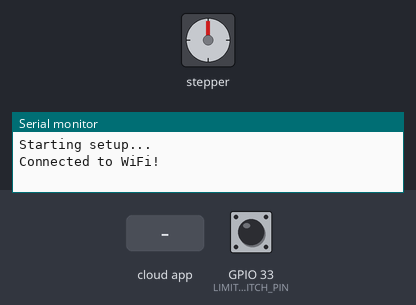
Simulated run of this sketch. Board: ESP32. Shown: stepper motor, the last lines printed to the serial monitor. Inputs (shaded band) come from the test bench; at power-on: GPIO 33 (LIMIT_SWITCH_PIN) HIGH. WiFi joins after 1.5 s; servers stay silent unless stated; the Firebase database answers and starts empty; stepper angles assume 800 steps per turn.

Above: at 2.7 s.
2.8 s: GPIO 33 (LIMIT_SWITCH_PIN) pulled LOW for 0.15 s
4.4 s: the phone or cloud app sets state to running
At 4.55 s:
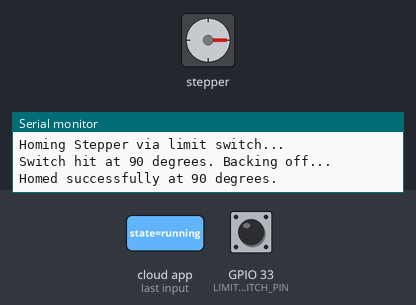
9.4 s: the phone or cloud app sets state to manual
At 10.7 s:
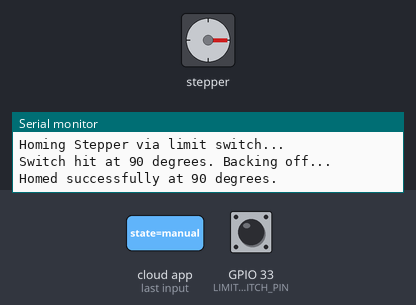
11.2 s: the phone or cloud app sets manual_angle to stopped
At 12.8 s:
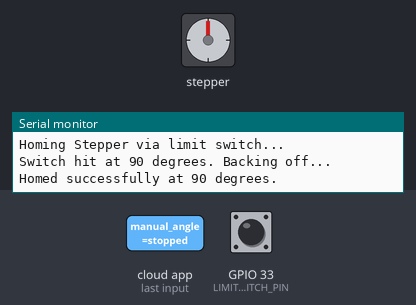
Timing chart, 0 to 14.0 s (numbered marks = the images above; inputs shaded):
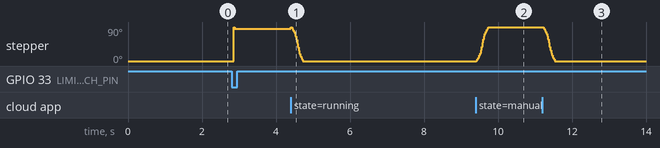

The sketch:

wire-bender.ino
```cpp
#include <WiFi.h>
#include <WiFiManager.h>
#include <Firebase_ESP_Client.h>
#include <AccelStepper.h>
#include <HTTPUpdate.h>
#include <WiFiClientSecure.h>

// Provide the token generation process info.
#include "addons/TokenHelper.h"
// Provide the RTDB payload printing info and other helper functions.
#include "addons/RTDBHelper.h"

// Load secrets (this file is ignored by Git)
#include "secrets.h"

// --- Hardware Pins ---
// Adjust these to match your actual ESP32 wiring
#define STEP_PIN 26
#define DIR_PIN 25
#define LIMIT_SWITCH_PIN 33
const bool USE_LIMIT_SWITCH = true;  // Set to true to use automatic homing
const int HOMING_BACKOFF_STEPS = 10; // Steps to reverse after hitting limit switch (tweak to just release the switch)

// --- Motor Settings ---
// Assuming a NEMA 17 with A4988 set to 4x microstepping
#define STEPS_PER_REV 800
// High speed/acceleration needed for 2 cycles per second (0 -> 120 -> 0)
#define MAX_SPEED 2000
#define ACCELERATION 7500

FirebaseData streamData;
FirebaseData fbData;
FirebaseAuth auth;
FirebaseConfig config;

AccelStepper stepper(AccelStepper::DRIVER, STEP_PIN, DIR_PIN);

String currentState = "stopped";
int currentCount = 0;
int targetCount = 100000;
float startAngle = 90.0;
float targetAngle = -120.0;
float manualAngle = 0.0;
String otaUrl = "";

// Flags for motor logic
bool movingDown = false;
bool isHomed = false;
bool preparingToStart = false;
bool isIdle = true;

void streamCallback(FirebaseStream data) {
  // Ignore all Firebase commands until the machine has finished homing
  if (!isHomed) return;

  String path = data.dataPath();

  if (path == "/state") {
    currentState = data.stringData();
    if(currentState == "stopped") {
      stepper.stop(); // Stop safely using deceleration
      currentCount = 0; // reset
      preparingToStart = false;
      isIdle = true;
    } else if (currentState == "paused") {
      stepper.stop(); // Stop safely using deceleration
    } else if (currentState == "running") {
      if (isIdle) {
        isIdle = false;
        // Ensure we start a new movement towards target if the motor was idle
        if (stepper.currentPosition() != angleToSteps(startAngle)) {
          preparingToStart = true;
          movingDown = false;
          moveToAngle(startAngle);
        } else {
          preparingToStart = false;
          movingDown = true;
          moveToAngle(targetAngle);
        }
      } else {
        // Resume from pause
        if (preparingToStart) {
          moveToAngle(startAngle);
        } else if (movingDown) {
          moveToAngle(targetAngle);
        } else {
          moveToAngle(startAngle);
        }
      }
    } else if (currentState == "manual") {
      isIdle = true;
      moveToAngle(manualAngle);
    }
  } else if (path == "/target_count") {
    targetCount = data.intData();
  } else if (path == "/target_angle") {
    targetAngle = data.floatData();
  } else if (path == "/start_angle") {
    startAngle = data.floatData();
  } else if (path == "/manual_angle") {
    manualAngle = data.floatData();
    if(currentState == "manual") {
      moveToAngle(manualAngle);
    }
  } else if (path == "/ota_url") {
    otaUrl = data.stringData();
  } else if (path == "/current_count") {
    if (data.intData() == 0) {
      currentCount = 0;
    }
  }
}

void streamTimeoutCallback(bool timeout) {
  if (timeout) Serial.println("Firebase stream timed out, resuming...");
}

void setup() {
  Serial.begin(115200);

  Serial.println("Starting setup...");

  // IMMEDIATELY set stepper pins to OUTPUT and LOW to prevent them from floating.
  // Floating pins act as antennas and will pick up the ESP32's WiFi RF noise,
  // causing the stepper to randomly "jitter" or move during the WiFi connection phase.
  pinMode(STEP_PIN, OUTPUT);
  digitalWrite(STEP_PIN, LOW);
  pinMode(DIR_PIN, OUTPUT);
  digitalWrite(DIR_PIN, LOW);

  // Limit switch setup. Assuming NO (Normally Open) switch pulling to GND when pressed.
  pinMode(LIMIT_SWITCH_PIN, INPUT_PULLUP);

  // WiFiManager handles WiFi setup via Captive Portal
  WiFiManager wm;
  // wm.resetSettings(); // Un-comment this line once to wipe saved wifi credentials if needed
  wm.autoConnect("WireBender-Setup");
  Serial.println("Connected to WiFi!");

  // Firebase Setup
  config.api_key = API_KEY;
  config.database_url = DATABASE_URL;
  auth.user.email = USER_EMAIL;
  auth.user.password = USER_PASSWORD;
  config.token_status_callback = tokenStatusCallback;

  Firebase.begin(&config, &auth);
  Firebase.reconnectWiFi(true);

  // Clear any pending OTA URL so we don't bootloop if an update fails
  Firebase.RTDB.setString(&fbData, "/wireBender/ota_url", "");

  // Setup Firebase Stream to listen for changes from the Web UI asynchronously
  if (!Firebase.RTDB.beginStream(&streamData, "/wireBender")) {
    Serial.println("Firebase Stream failed");
  } else {
    Firebase.RTDB.setStreamCallback(&streamData, streamCallback, streamTimeoutCallback);
  }

  // Stepper Config
  stepper.setMaxSpeed(MAX_SPEED);
  stepper.setAcceleration(ACCELERATION);

  // Fetch initial configuration from Firebase
  if(Firebase.RTDB.getInt(&fbData, "/wireBender/current_count")) {
    currentCount = fbData.intData();
  }
  if(Firebase.RTDB.getInt(&fbData, "/wireBender/target_count")) {
    targetCount = fbData.intData();
  }
  if(Firebase.RTDB.getFloat(&fbData, "/wireBender/start_angle")) {
    startAngle = fbData.floatData();
  }
  if(Firebase.RTDB.getFloat(&fbData, "/wireBender/target_angle")) {
    targetAngle = fbData.floatData();
  }
  if(Firebase.RTDB.getFloat(&fbData, "/wireBender/manual_angle")) {
    manualAngle = fbData.floatData();
  }

  String previousState = "stopped";
  if(Firebase.RTDB.getString(&fbData, "/wireBender/state")) {
    previousState = fbData.stringData();
  }

  // Signal to the UI that the machine is initializing
  currentState = "homing";
  isIdle = true;
  Firebase.RTDB.setString(&fbData, "/wireBender/state", "homing");

  homeStepper();

  // Machine is physically at 90 degrees now. Force the UI to sync to this reality.
  manualAngle = 90.0;
  Firebase.RTDB.setFloat(&fbData, "/wireBender/manual_angle", 90.0);

  // Resume previous state if appropriate
  if (previousState == "running") {
    currentState = "running";
    Firebase.RTDB.setString(&fbData, "/wireBender/state", "running");

    isIdle = false;
    if (stepper.currentPosition() != angleToSteps(startAngle)) {
      preparingToStart = true;
      movingDown = false;
      moveToAngle(startAngle);
    } else {
      preparingToStart = false;
      movingDown = true;
      moveToAngle(targetAngle);
    }
  } else if (previousState == "paused") {
    currentState = "paused";
    Firebase.RTDB.setString(&fbData, "/wireBender/state", "paused");
    isIdle = true;
  } else {
    // Machine is ready — signal the UI
    currentState = "stopped";
    Firebase.RTDB.setString(&fbData, "/wireBender/state", "stopped");
  }
}

void homeStepper() {
  if (USE_LIMIT_SWITCH) {
    Serial.println("Homing Stepper via limit switch...");
    stepper.setMaxSpeed(500);
    stepper.setSpeed(500);    // Gentle speed toward the limit switch (90 degrees)

    // Move until the switch triggers (goes LOW when pressed)
    while(digitalRead(LIMIT_SWITCH_PIN) == HIGH) {
      stepper.runSpeed();
      yield(); // Prevent watchdog reset during long homing phase
    }

    // Mark the switch contact point as 90 degrees
    stepper.setCurrentPosition(angleToSteps(90));
    Serial.println("Switch hit at 90 degrees. Backing off...");

    // Back off just enough steps to release the limit switch
    stepper.setMaxSpeed(MAX_SPEED);
    stepper.move(-HOMING_BACKOFF_STEPS);
    while(stepper.distanceToGo() != 0) {
      stepper.run();
      yield();
    }
    // Treat this position as 90 degrees (the offset is negligible)
    stepper.setCurrentPosition(angleToSteps(90));

    isHomed = true;
    Serial.println("Homed successfully at 90 degrees.");
  } else {
    Serial.println("Homing bypassed for testing. Assuming current position is 90 degrees.");
    stepper.setCurrentPosition(angleToSteps(90));
    isHomed = true;
    Serial.println("Manual homing successful.");
  }
}

long angleToSteps(float angle) {
  return (long)((angle / 360.0) * STEPS_PER_REV);
}

void moveToAngle(float angle) {
  stepper.moveTo(angleToSteps(angle));
}

void loop() {
  Firebase.ready(); // handles token generation

  if (otaUrl != "") {
    String urlToFetch = otaUrl;
    otaUrl = ""; // Clear locally to avoid loop

    Serial.println("Starting OTA Update from: " + urlToFetch);

    // Safely stop the motor before updating
    stepper.stop();
    while (stepper.distanceToGo() != 0) {
      stepper.run();
    }

    WiFiClientSecure client;
    client.setInsecure(); // Skip certificate validation for flexible hosting (e.g. Vercel, GitHub)

    t_httpUpdate_return ret = httpUpdate.update(client, urlToFetch);

    switch (ret) {
      case HTTP_UPDATE_FAILED:
        Serial.printf("HTTP_UPDATE_FAILED Error (%d): %s\n", httpUpdate.getLastError(), httpUpdate.getLastErrorString().c_str());
        Firebase.RTDB.setString(&fbData, "/wireBender/ota_url", ""); // Clear so we can try again
        break;
      case HTTP_UPDATE_NO_UPDATES:
        Serial.println("HTTP_UPDATE_NO_UPDATES");
        Firebase.RTDB.setString(&fbData, "/wireBender/ota_url", "");
        break;
      case HTTP_UPDATE_OK:
        Serial.println("HTTP_UPDATE_OK"); // ESP32 will auto reboot
        break;
    }
  }

  if (currentState == "running") {
    // If the motor has reached its target position
    if (stepper.distanceToGo() == 0) {
      if (preparingToStart) {
        // We just returned to startAngle to prepare for the test, now begin actual cycle
        preparingToStart = false;
        movingDown = true;
        moveToAngle(targetAngle);
      } else if (movingDown) {
        // We reached targetAngle, now return to startAngle
        moveToAngle(startAngle);
        movingDown = false;
      } else {
        // We reached startAngle, one full stretch cycle is complete!
        currentCount++;

        if (currentCount >= targetCount) {
          // Final count update (Synchronous to ensure delivery)
          Firebase.RTDB.setInt(&fbData, "/wireBender/current_count", currentCount);

          // Experiment finished — record end time via server timestamp
          // so duration is accurate even if the Web UI was closed.
          currentState = "stopped";
          isIdle = true;
          Firebase.RTDB.setTimestamp(&fbData, "/wireBender/end_time");
          Firebase.RTDB.setString(&fbData, "/wireBender/state", "stopped");
        } else {
          // Intermediate count update (Async so we don't block the motor)
          if (currentCount % 2 == 0) {
            Firebase.RTDB.setIntAsync(&fbData, "/wireBender/current_count", currentCount);
          }

          // Start next cycle
          moveToAngle(targetAngle);
          movingDown = true;
        }
      }
    }
  }

  // Always step the motor if there is a target (handles running, manual, and graceful deceleration when paused/stopped)
  stepper.run();
}
```

secrets.example.h
```cpp
#ifndef SECRETS_H
#define SECRETS_H

// --- Firebase Settings ---
// Rename this file to secrets.h and fill in your Firebase project details
// This file is ignored by Git, so your credentials won't be pushed.

#define API_KEY "YOUR_FIREBASE_API_KEY"
#define DATABASE_URL "https://YOUR_PROJECT.firebaseio.com/"
#define USER_EMAIL "esp32@example.com"
#define USER_PASSWORD "password123"

#endif
```

Measured:
- after the input at 9.4 s, stepper: turns 90° clockwise in 0.33 s, starting at once
- after the input at 11.2 s, stepper: turns 90° counter-clockwise in 0.33 s, starting at once
